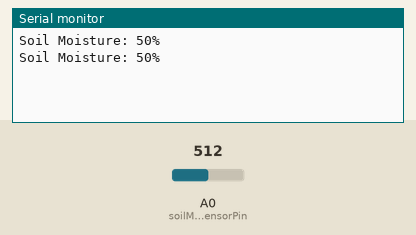
Recording of a sketch running on a simulated ESP8266 (NodeMCU). Shown: the last lines printed to the serial monitor. Inputs (shaded band) come from the test bench; at power-on: A0 (soilMoistureSensorPin) = 512.

Above: at 2.8 s.
2.9 s: A0 (soilMoistureSensorPin) set to 716
At 5.0 s:
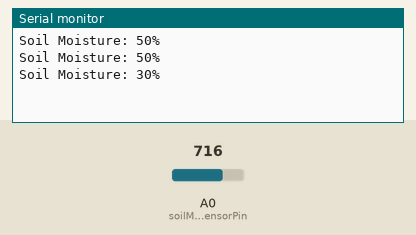
5.6 s: A0 (soilMoistureSensorPin) set to 900
At 6.5 s:
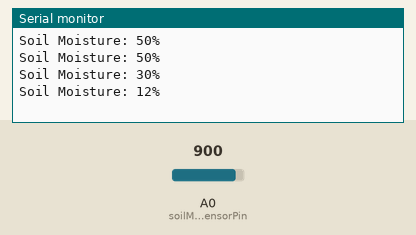
Timing chart, 0 to 8.6 s (numbered marks = the images above; inputs shaded):
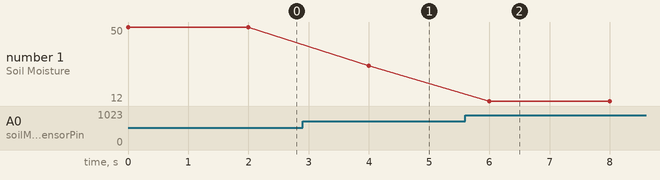

The sketch:

humiditysensor.ino
```cpp
#include <ESP8266WiFi.h>

const int soilMoistureSensorPin = A0; // Soil Moisture Sensor connected to A0

void setup() {
  Serial.begin(9600); // Start the Serial communication
  pinMode(soilMoistureSensorPin, INPUT); // Initialize the soil moisture sensor pin as an input
}

void loop() {
  int sensorValue = analogRead(soilMoistureSensorPin); // Read the soil moisture sensor value
  int moisturePercent = map(sensorValue, 0, 1023, 100, 0); // Map the sensor value to a percentage (assuming 0 = 100% and 1023 = 0%)

  // Print the moisture percentage
  Serial.print("Soil Moisture: ");
  Serial.print(moisturePercent);
  Serial.println("%");

  delay(2000); // Wait for 2 seconds before the next reading
}
```

Measured:
- after the input at 2.9 s, the serial monitor: prints a new line after 1.1 s (image 1)
- after the input at 5.6 s, the serial monitor: prints a new line after 0.40 s (image 2)
- plotted number 1: 50 → 30 after the input at 2.9 s, 30 → 12 after the input at 5.6 s
